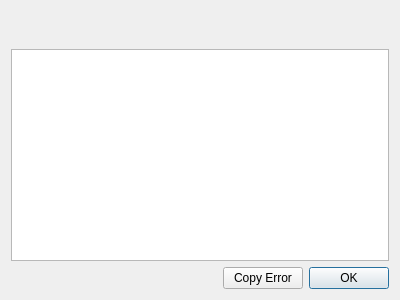
<?xml version="1.0" encoding="UTF-8"?>
<ui version="4.0">
 <class>TracebackDialog</class>
 <widget class="QDialog" name="TracebackDialog">
  <property name="geometry">
   <rect>
    <x>0</x>
    <y>0</y>
    <width>400</width>
    <height>300</height>
   </rect>
  </property>
  <property name="windowTitle">
   <string>Dialog</string>
  </property>
  <layout class="QVBoxLayout" name="_main_layout">
   <item>
    <layout class="QHBoxLayout" name="_header_layout" stretch="0,1">
     <item>
      <widget class="QLabel" name="_alert_image">
       <property name="minimumSize">
        <size>
         <width>32</width>
         <height>32</height>
        </size>
       </property>
       <property name="maximumSize">
        <size>
         <width>32</width>
         <height>32</height>
        </size>
       </property>
       <property name="text">
        <string/>
       </property>
      </widget>
     </item>
     <item>
      <widget class="QLabel" name="_error_text">
       <property name="text">
        <string/>
       </property>
      </widget>
     </item>
    </layout>
   </item>
   <item>
    <widget class="QTextEdit" name="_traceback_text">
     <property name="readOnly">
      <bool>true</bool>
     </property>
    </widget>
   </item>
   <item>
    <layout class="QHBoxLayout" name="_button_layout">
     <item>
      <spacer name="_spacer">
       <property name="orientation">
        <enum>Qt::Horizontal</enum>
       </property>
       <property name="sizeHint" stdset="0">
        <size>
         <width>40</width>
         <height>20</height>
        </size>
       </property>
      </spacer>
     </item>
     <item>
      <widget class="QPushButton" name="_copy_button">
       <property name="text">
        <string>Copy Error</string>
       </property>
      </widget>
     </item>
     <item>
      <widget class="QDialogButtonBox" name="_ok_button_box">
       <property name="sizePolicy">
        <sizepolicy hsizetype="Fixed" vsizetype="Fixed">
         <horstretch>0</horstretch>
         <verstretch>0</verstretch>
        </sizepolicy>
       </property>
       <property name="orientation">
        <enum>Qt::Horizontal</enum>
       </property>
       <property name="standardButtons">
        <set>QDialogButtonBox::Ok</set>
       </property>
      </widget>
     </item>
    </layout>
   </item>
  </layout>
 </widget>
 <resources/>
 <connections>
  <connection>
   <sender>_ok_button_box</sender>
   <signal>rejected()</signal>
   <receiver>TracebackDialog</receiver>
   <slot>reject()</slot>
   <hints>
    <hint type="sourcelabel">
     <x>316</x>
     <y>260</y>
    </hint>
    <hint type="destinationlabel">
     <x>286</x>
     <y>274</y>
    </hint>
   </hints>
  </connection>
  <connection>
   <sender>_ok_button_box</sender>
   <signal>accepted()</signal>
   <receiver>TracebackDialog</receiver>
   <slot>accept()</slot>
   <hints>
    <hint type="sourcelabel">
     <x>248</x>
     <y>254</y>
    </hint>
    <hint type="destinationlabel">
     <x>157</x>
     <y>274</y>
    </hint>
   </hints>
  </connection>
 </connections>
</ui>
